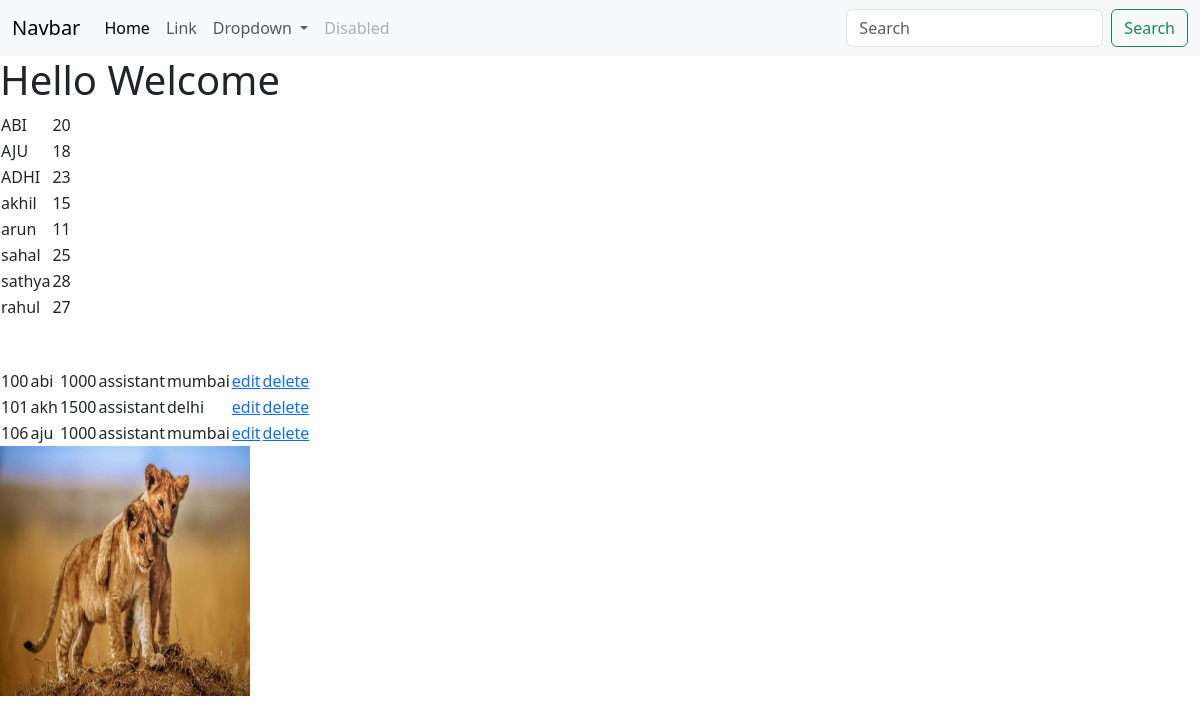
The page / on the database its author committed.
### app1/models.py (models this page shows)
class student(models.Model):
    name=models.CharField(max_length=25)
    age=models.IntegerField()

class employee(models.Model):
    emp_id=models.IntegerField()
    emp_name=models.CharField(max_length=25)
    emp_salary=models.IntegerField()
    designation=models.CharField(max_length=25)
    place=models.CharField(max_length=25)

### app1/views.py (the view)
# urls.py: 2. Add a URL to urlpatterns:  path('', views.home, name='home')
def home(request):
    d=student.objects.all()
    f=employee.objects.all()
    s=employee.objects.all()
    return render(request,'home.html',{'d':d,'f':f,'s':s})

### template/home.html (shortened to what this page needs)
{% load static %}
<!DOCTYPE html>
<html lang="en">
<head>
    <link rel="stylesheet" href="{% static 'css/style.css' %}">
    <link href="https://cdn.jsdelivr.net/npm/bootstrap@5.3.2/dist/css/bootstrap.min.css" rel="stylesheet"
>
</head>
<body>
    <nav class="navbar navbar-expand-lg bg-body-tertiary">
        <div class="container-fluid">
            <a class="navbar-brand" href="#">Navbar</a>
            <div class="collapse navbar-collapse" id="navbarSupportedContent">
                <ul class="navbar-nav me-auto mb-2 mb-lg-0">
                    <li class="nav-item">
                        <a class="nav-link active" aria-current="page" href="http://127.0.0.1:8000" >Home</a>
                    </li>
                    <li class="nav-item">
                        <a class="nav-link" href="http://127.0.0.1:8000/form4">Link</a>
                    </li>
                    <li class="nav-item dropdown">
                        <a class="nav-link dropdown-toggle" href="#" role="button" data-bs-toggle="dropdown"
                            aria-expanded="false">
                            Dropdown
                        </a>
                    </li>
                    <li class="nav-item">
                        <a class="nav-link disabled" aria-disabled="true">Disabled</a>
                    </li>
                </ul>
                <form class="d-flex" role="search">
                    <input class="form-control me-2" type="search" placeholder="Search" aria-label="Search">
                    <button class="btn btn-outline-success" type="submit">Search</button>
                </form>
            </div>
        </div>
    </nav>
    <h1>Hello Welcome</h1>
    <table>
        {% for i in d %}
        <tr>
            <td>{{i.name}}</td>
            <td>{{i.age}}</td>
        </tr>
        {% endfor %}
    </table>
    <br><br>
    <table>
        {% for i in f %}
        <tr>
            <td>{{ i.emp_id }}</td>
            <td>{{ i.emp_name }}</td>
            <td>{{ i.emp_salary }}</td>
            <td>{{ i.designation }}</td>
            <td>{{ i.place }}</td>
            <td><a href="{% url 'edit' i.pk %}">edit</a></td>
            <td><a href="{% url 'delete' i.pk %}">delete</a></td>
        </tr>
        {% endfor %}
    </table>
    <img src="{% static 'images/1.jpg' %}" alt="" width="250" height="250">
</body>
</html>

### rows shown on the page
student: name "ABI", age "20"
student: name "AJU", age "18"
student: name "ADHI", age "23"
student: name "akhil", age "15"
student: name "arun", age "11"
student: name "sahal", age "25"
student: name "sathya", age "28"
student: name "rahul", age "27"
employee: emp_id "100", emp_name "abi", emp_salary "1000", designation "assistant", place "mumbai"
employee: emp_id "101", emp_name "akh", emp_salary "1500", designation "assistant", place "delhi"
employee: emp_id "106", emp_name "aju", emp_salary "1000", designation "assistant", place "mumbai"
